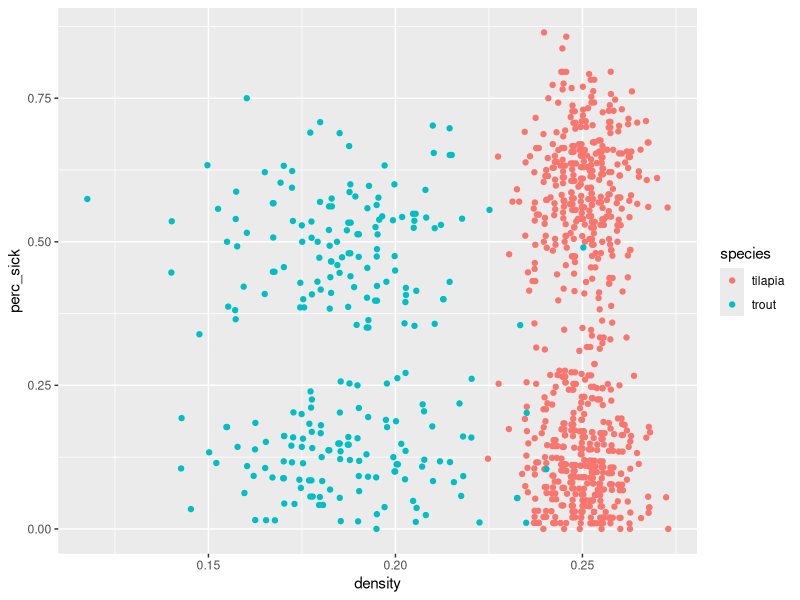
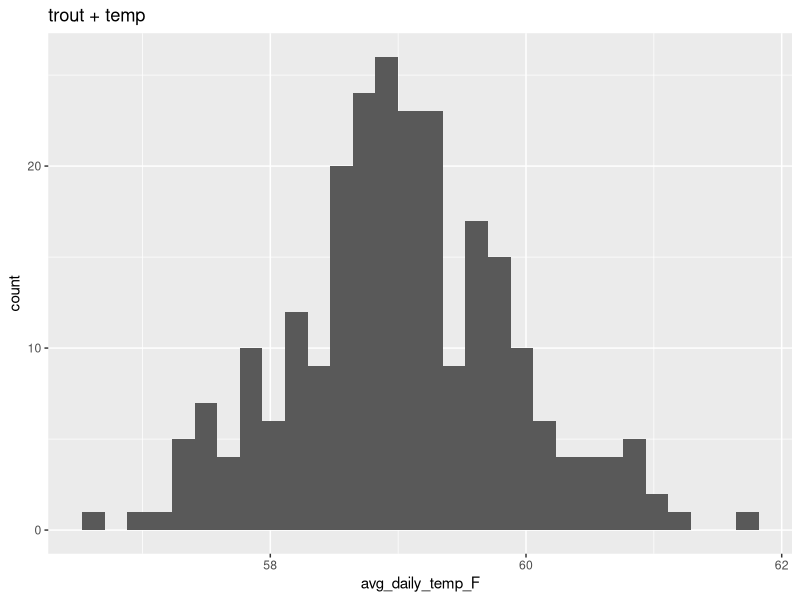
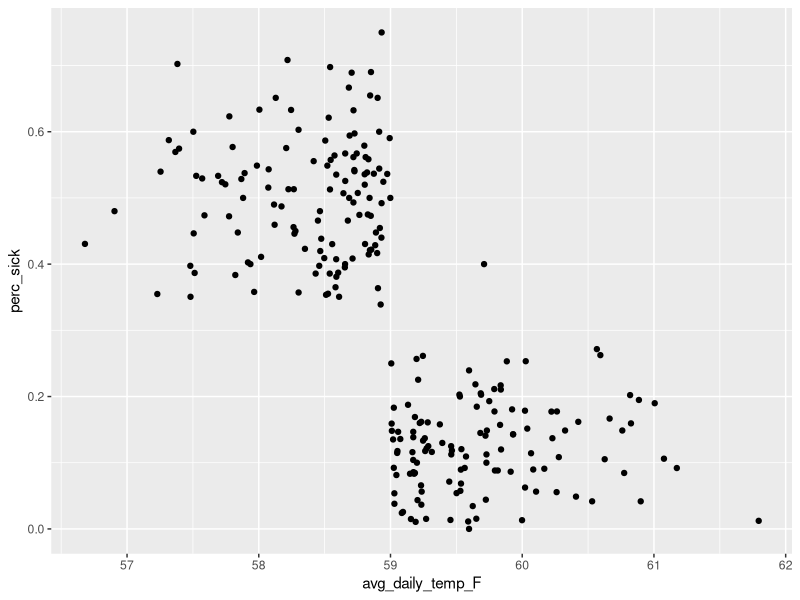

The R script that drew these images, in order:
## ---- chunk 1
# load the tidyverse
library(tidyverse)
# read in the data, sick-fish.csv
sick <- read_csv("sick-fish.csv")
# look at the data
glimpse(sick)
## ---- chunk 2
sick <- sick %>% mutate(density = num_fish / tank_volume)

sick <- sick %>% mutate(perc_sick = num_sick / num_fish)
## ---- chunk 3

ggplot(data = sick, mapping = aes(density, perc_sick, color = species)) +
  geom_point()

# percentage sick is standardized across all the tank volumes and fish populations, so it puts everything in the same units


## ---- chunk 4
# comment it out
# trout and temperature
## ---- chunk 5
troutOnly <- sick %>% filter(species == "trout")
## ---- chunk 6
ggplot(troutOnly, aes(x = avg_daily_temp_F)) +
  geom_histogram() +
  labs(title = "trout + temp")

# most common is around 59 but it could be different depending on their bin number. The correct answer is the value with the greatest frequency for their histogram. 

## ---- chunk 7
troutOnly %>% summarize(mean(avg_daily_temp_F), sd(avg_daily_temp_F))

## ---- chunk 8
# we want to know if temperature is related with the percentage of sick fish. I will use a scatterplot. 
## ---- chunk 9
ggplot(data = troutOnly, mapping = aes(x = avg_daily_temp_F, y= perc_sick)) +
  geom_point()
## ---- chunk 10

# okay so many ways to do this


# with a histogram

# with a bar plot

# with a box plot





